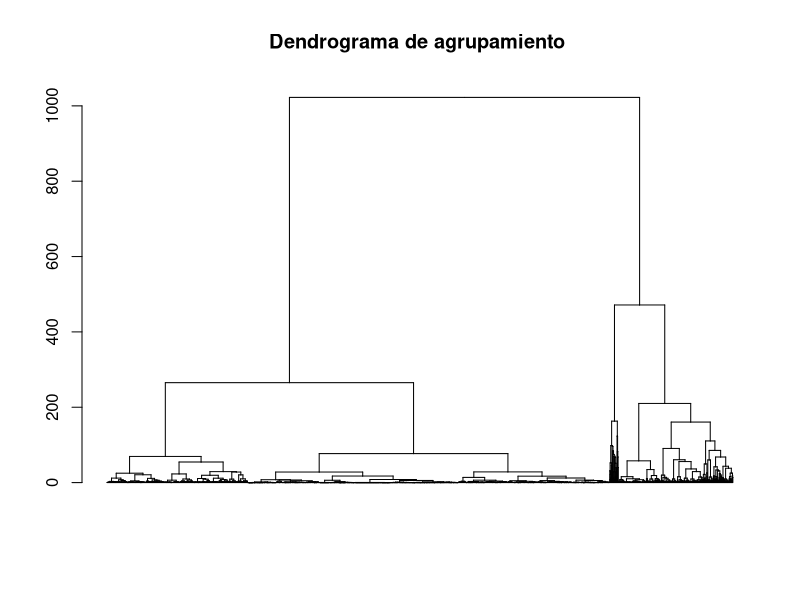
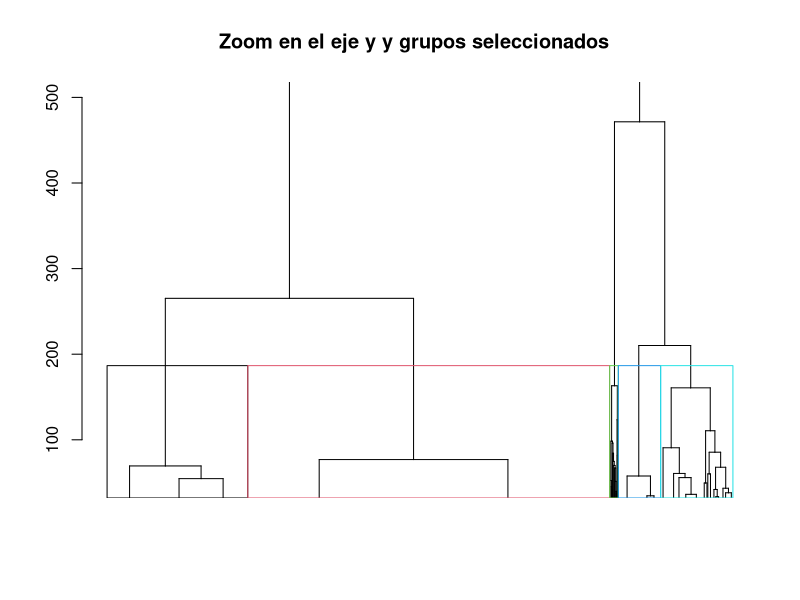
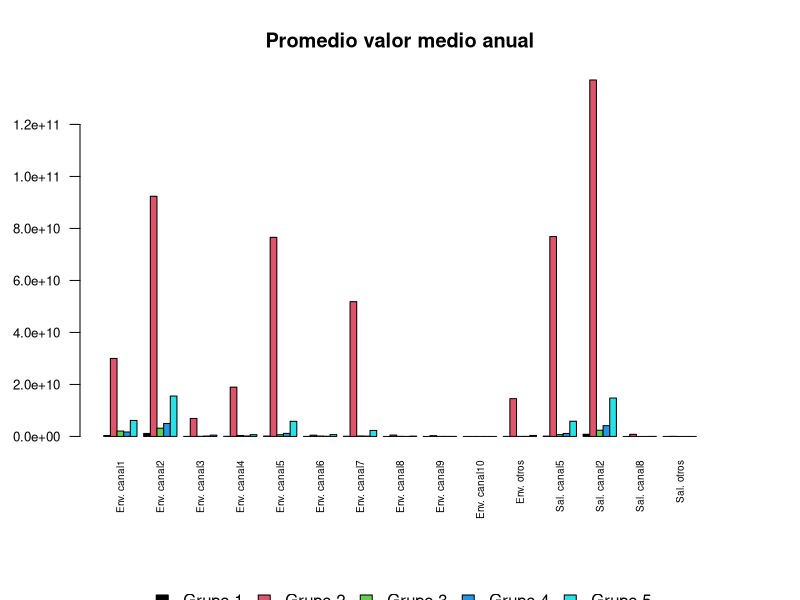
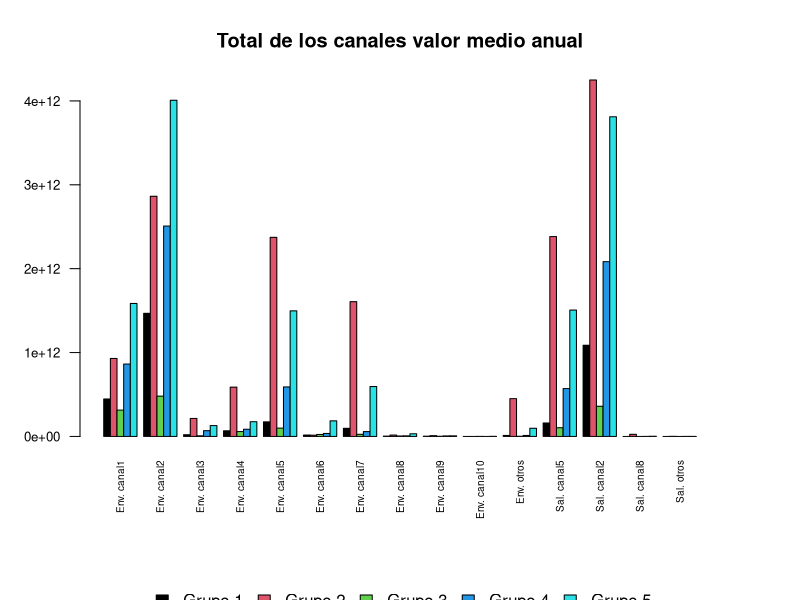
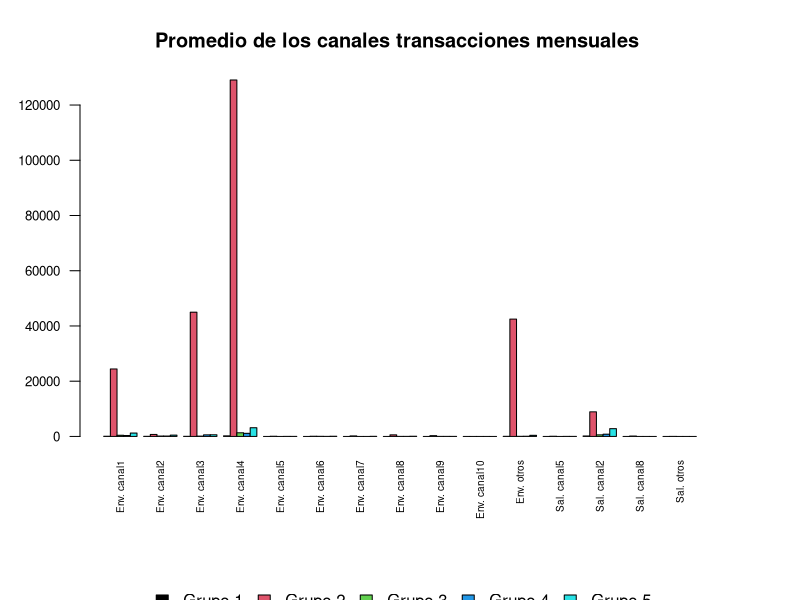
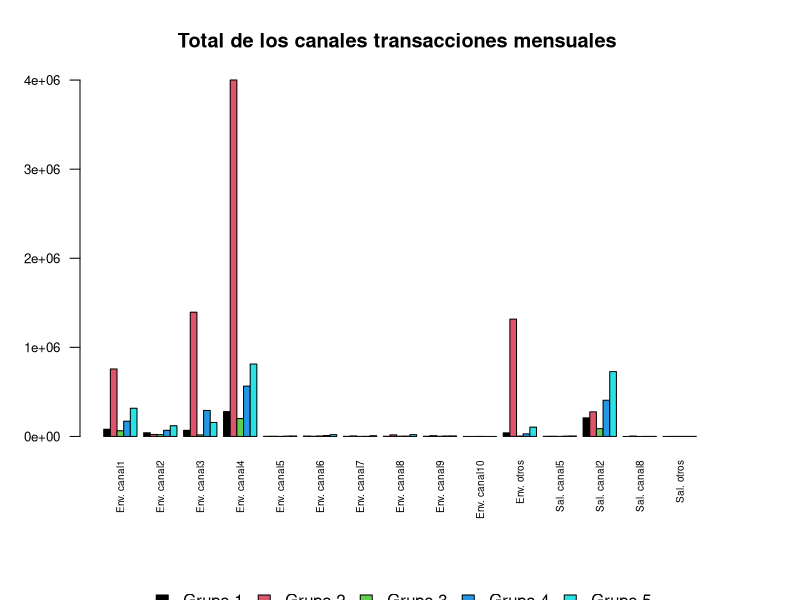
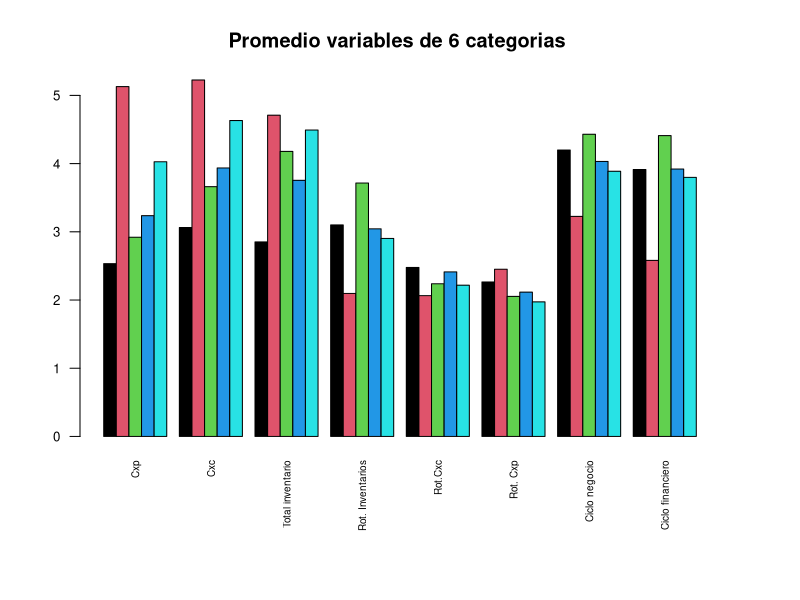
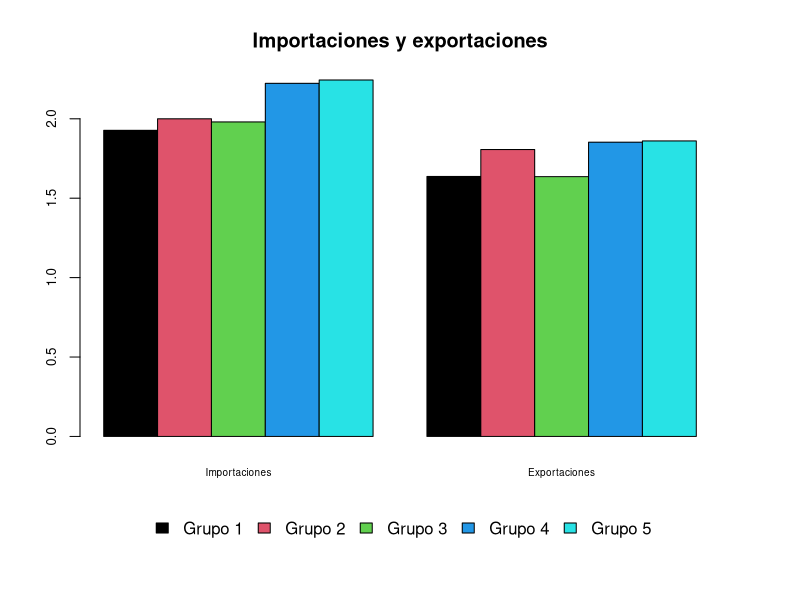

These charts were generated, in order, by the following R code:
## ---- chunk 1
library(scales)
library(kableExtra)
library(dplyr)
library(ape)
library(ggplot2)

# Este trabajo requiere llevar a cabo un ejercicio de segmentación para una base de datos simulada que contiene información de clientes corporativos de una empresa cuyos clientes son empresas.
# 
# El trabajo de agrupamiento debe considerar dos tipos de variables:
# 
# * De comportamiento de los clientes en los diferentes canales y productos de la empresa 
# 
# * De estados financieros de los clientes 
# 
# $La\quad variable\quad nit\quad identifica\quad a\quad cada\quad cliente$
# 
# Se debe proponer una segmentación que le permita a la empresa entender mejor a sus clientes, identificar patrones de uso de productos y canales y su relación con los estados financieros

## ---- chunk 2
datos <-read.csv('base_trabajo_segmentacion.csv',header = TRUE, sep = ";")
## ---- chunk 3
# | De comportamiento de los clientes canales y productos de la empresa|
# |:-------------------------------------------------------------------|
# |en: entrada                                                         |
# |vm: valor medio anual                                               |
# |tx: transacciones mensuales promedio                                |
# |sal: salida                                                         |
# 
# 
# |De estados financieros de los clientes |
# |:------------------------------------- |
# |impo_cv: [importaciones]/[compras] categorizadas|
# |expo_vt: [exportaciones]/[ventas] categorizadas|
# |cxp: [cuentas por pagar] categorizada con seis niveles|
# |cxc: [cuentas por cobrar] categorizada con seis niveles|
# |totalinventory: [valor de inventarios] categorizada con seis niveles|
# |pagos_pj: [pagos hechos a personas jurídicas]/[pagos totales]|
# |pagos_pn: [pagos hechos a personas naturales]/[pagos totales]|
# |tiene_ventas_fisicas: la empresa tiene puntos de venta físicos (1:Si, 0:No)|
# |tiene_ventas_electronicas: la empresa tiene ventas electrónicas (1:Si, 0:No)|
# |recaudos_pj: [recaudos provenientes de personas jurídicas]/[recaudos totales]|
# |recaudos_pn: [recaudos provenientes de personas naturales]/[recaudos totales]|
# |rotacion_inventarios: [rotación de inventarios en días] categorizada con seis nivel|
# |rotacion_cxc: [rotación de cuentas por pagar en días] categorizada con seis niveles
# |rotacion_cxp: [rotación de cuentas por cobrar en días] categorizada con seis nivele|
# |ciclo_negocio: [ciclo de negocio en días] categorizada con seis niveles    |
# |ciclo_financiero: [ciclo financiero en días] categorizada con seis niveles|
## ---- chunk 4
datos_num <- datos[,c(2:31)]
datos_cat<- datos[,c(32:47)]
## ---- chunk 5
canales_entrada_salida_tx<-datos_num %>% select(matches("._tx_."))
canales_entrada_salida_vm<-datos_num %>% select(matches("._vm_."))
## ---- chunk 6
#kbl(summary(canales_entrada_salida_tx[,c(1:5)])) %>% kable_styling()
## ---- chunk 7
#kbl(summary(canales_entrada_salida_tx[,c(6:10)])) %>% kable_styling()
## ---- chunk 8
#kbl(summary(canales_entrada_salida_tx[,c(11:15)])) %>% kable_styling()
## ---- chunk 9
#medias_num_tx<- colMeans(canales_entrada_salida_tx[sapply(canales_entrada_salida_tx, is.numeric)])
#barplot(medias_num_tx,las=2,cex.axis=0.8,cex.names=0.6, main = "Medias de canales entrada y salida para transacciones mensuales promedio")
## ---- chunk 10
#kbl(summary(canales_entrada_salida_vm[,c(1:5)])) %>% kable_styling()
## ---- chunk 11
#kbl(summary(canales_entrada_salida_vm[,c(6:10)])) %>% kable_styling()
## ---- chunk 12
#kbl(summary(canales_entrada_salida_vm[,c(11:15)])) %>% kable_styling()
## ---- chunk 13
#medias_num_vm<- colMeans(canales_entrada_salida_vm[sapply(canales_entrada_salida_vm, is.numeric)])
#barplot(medias_num_vm,las=2,cex.axis=0.8,cex.names=0.6, main = "Medias de canales entrada y salida valor medio")
## ---- chunk 14
datos_num_scaled <- scale(datos_num,center = TRUE, scale = TRUE)
datos_cat_scaled <- scale(datos_cat,center = TRUE, scale = TRUE)
## ---- chunk 15
D_cat <- dist(datos_cat,method="binary",diag=TRUE)
D_num <- dist(datos_num_scaled,diag=TRUE)
D_Tot <- D_cat + D_num
## ---- chunk 16
hc_euclidea_complete <- hclust(d = D_Tot, method = "complete")
hc_euclidea_average  <- hclust(d = D_Tot , method = "average")
hc_euclidea_single  <- hclust(d = D_Tot , method = "single")
hc_euclidea_ward.D  <- hclust(d = D_Tot , method = "ward.D")
hc_euclidea_centroid  <- hclust(d =D_Tot , method = "centroid")
## ---- chunk 17

grupos_complete <-     table(cutree(hc_euclidea_complete,k=10))
grupos_average  <-    table(cutree(hc_euclidea_average ,k=10))
grupos_single  <-    table(cutree(hc_euclidea_single  ,k=10))
grupos_ward.D  <-    table(cutree(hc_euclidea_ward.D,k=10))
grupos_centroid  <-    table(cutree(hc_euclidea_centroid,k=10))

## ---- chunk 18
kbl(cbind(grupos_complete,grupos_average,
          grupos_single,grupos_ward.D,
          grupos_centroid), col.names = c("Grupos Complete", "Grupos Average",
                                          "Grupos Single", "Grupos Ward","Grupos Centroid"),
    caption = "Distribución de los primeros 10 grupos") %>% kable_styling()
## ---- chunk 19
cluster_jerar <- hclust(D_Tot,method = "ward.D") 
## ---- chunk 20
hcd <- as.dendrogram(cluster_jerar)
plot(hcd, cex = 0.6, leaflab = "none",main = "Dendrograma de agrupamiento ")
## ---- chunk 21
plot(hcd, ylim = c(50, 500),leaflab = "none",main = "Zoom en el eje y y grupos seleccionados  ")
rect.hclust(cluster_jerar, k = 5, border = 1:5)
## ---- chunk 22
grupos_selec<- table(cutree(cluster_jerar,k=5))
kbl(grupos_selec,caption = "Numero de muestras por grupo",col.names=c("Numeros de grupos","Cantidad de muestras")) %>% kable_styling()
## ---- chunk 23

#Todas las funciones reciben los parametros de :

#Num_group = Numero de grupos
#operative = Tipo de operacion que se aplica a cada columna 
#nombre_grafica = Nombre del titulo de la grafica 

# la funcion toma los parametros y aplica la funcion a cada colmna por grupos y enrtega barplot de la operacion segmentada por grupos y columna 
# todas las funciones se generan de la misma forma , cambiando el tipo de variable permitiendo aplicar diferentes funciones a distintos grupos 

grafica_grupos_num_vm<-function(Num_group,operative,nombre_grafica="Grafica valor medio anual"){
  
  etiqueta_grupo<- cutree(cluster_jerar,k=Num_group)
  
  group_function<- aggregate(cbind(en_vm_canal1,en_vm_canal2 ,en_vm_canal3,
                              en_vm_canal4,en_vm_canal5,en_vm_canal6,
                              en_vm_canal7,en_vm_canal8,en_vm_canal9,
                              en_vm_canal10,en_vm_otros ,sal_vm_canal5,
                              sal_vm_canal2, sal_vm_canal8,sal_vm_otros)~etiqueta_grupo,
                        data=datos,FUN=operative)
  
  df_group_function<-data.frame(t(group_function[-1]))
    
  names = c("Env. canal1","Env. canal2" ,"Env. canal3",
                              "Env. canal4","Env. canal5","Env. canal6",
                              "Env. canal7","Env. canal8","Env. canal9",
                             " Env. canal10","Env. otros" ,"Sal. canal5",
                              "Sal. canal2", "Sal. canal8","Sal. otros")
  par(mar=c(8,4,4,4))
  
  return(barplot(t(as.matrix(df_group_function)),
                 names.arg=names[1:15],las=2,cex.axis=0.8,cex.names=0.6,
                 col = 1:Num_group,
                 legend = paste("Grupo", 1:Num_group),
                 args.legend = list(bty = "n", x= "bottom", inset = -0.5, ncol = 5),
                 beside=TRUE, main =  nombre_grafica))
         
}
## ---- chunk 24
grafica_grupos_num_tx<-function(Num_group,operative,nombre_grafica="Grafica transacciones mensuales"){
  
  etiqueta_grupo<- cutree(cluster_jerar,k=Num_group)
  
  group_function<- aggregate(cbind(en_tx_canal1, en_tx_canal2,en_tx_canal3,en_tx_canal4,
                              en_tx_canal5 , en_tx_canal6,en_tx_canal7,en_tx_canal8,
                              en_tx_canal9,en_tx_canal10,en_tx_otros,
                              sal_tx_canal5,sal_tx_canal2,
                              sal_tx_canal8,sal_tx_otros)~etiqueta_grupo,
                        data = datos, FUN = operative)
  
  df_group_function<-data.frame(t(group_function[-1]))
    
  names = c("Env. canal1","Env. canal2" ,"Env. canal3",
                              "Env. canal4","Env. canal5","Env. canal6",
                              "Env. canal7","Env. canal8","Env. canal9",
                             " Env. canal10","Env. otros" ,"Sal. canal5",
                              "Sal. canal2", "Sal. canal8","Sal. otros")
  par(mar=c(8,4,4,4))
  
  return(barplot(t(as.matrix(df_group_function)),
                 names.arg=names[1:15],las=2,cex.axis=0.8,cex.names=0.6,
                 col = 1:Num_group,
                 legend = paste("Grupo", 1:Num_group),
                 args.legend = list(bty = "n", x = "bottom", inset = -0.5, ncol = 5),
                 beside = TRUE, main = nombre_grafica))
         
}
## ---- chunk 25
grafica_grupos_cat_impo_expo<-function(Num_group, operative, nombre_grafica = "Importaciones y exportaciones"){
  
  etiqueta_grupo<- cutree(cluster_jerar,k=Num_group)
  
  group_function<- aggregate(cbind(impo_cv,expo_vt)~etiqueta_grupo,
                        data = datos, FUN = operative)
  
  df_group_function<-data.frame(t(group_function[-1]))
  
  names = c("Importaciones","Exportaciones")
  par(mar=c(8,4,4,4))
  return(barplot(t(as.matrix(df_group_function)),
                 names.arg=names[1:2],cex.axis=0.8,cex.names=0.6,
                 col = 1:Num_group,
                 legend = (paste("Grupo", 1:Num_group)),
                 args.legend = list(bty = "n", x="bottom" , inset = -0.3, ncol = 5),
                 beside = TRUE, main = nombre_grafica))
         
}
## ---- chunk 26
grafica_grupos_cat_6<-function(Num_group, operative, nombre_grafica = "categorias 6 niveles "){
  
  etiqueta_grupo<- cutree(cluster_jerar,k=Num_group)
  
  group_function<- aggregate(cbind(cxp,cxc,totalinventory,
                              rotacion_inventarios,rotacion_cxc,
                              rotacion_cxp, ciclo_negocio,ciclo_financiero)~etiqueta_grupo,
                        data = datos, FUN = operative)
  
  df_group_function<-data.frame(t(group_function[-1]))
  
  names = c("Cxp","Cxc","Total inventario",
                              "Rot. Inventarios","Rot.Cxc",
                              "Rot. Cxp", "Ciclo negocio","Ciclo financiero")
  par(mar=c(8,4,4,4))
  return(barplot(t(as.matrix(df_group_function)),
                 names.arg=names[1:8],las=2,cex.axis=0.8,cex.names=0.6,
                 col = 1:Num_group,
                 legend = (paste("Grupo", 1:Num_group)),
                 args.legend = list(bty = "n", x="bottom" , inset = -0.6, ncol = 5),
                 beside = TRUE, main = nombre_grafica))
         
}
## ---- chunk 27
grafica_grupos_cat_pagos_J_N<-function(Num_group, operative, nombre_grafica = "Pagos personas juridicas y naturales"){
  
  etiqueta_grupo<- cutree(cluster_jerar,k=Num_group)
  
  group_function<- aggregate(cbind(pagos_pj,pagos_pn)~etiqueta_grupo,
                        data = datos, FUN = operative)
  
  df_group_function<-data.frame(t(group_function[-1]))
  
  names = c("PP Juridica","PP Natural")
  par(mar=c(8,4,4,4))
  return(barplot(t(as.matrix(df_group_function)),
                 names.arg=names[1:2],cex.axis=0.8,cex.names=0.6,
                 col = 1:Num_group,
                 legend = (paste("Grupo", 1:Num_group)),
                 args.legend = list(bty = "n", x="bottom" , inset = -0.3, ncol = 5),
                 beside = TRUE, main = nombre_grafica))
         
}
## ---- chunk 28
grafica_grupos_cat_recaudos_J_N<-function(Num_group, operative, nombre_grafica = "Recaudos personas juridicas y naturales"){
  
  etiqueta_grupo<- cutree(cluster_jerar,k=Num_group)
  
  group_function<- aggregate(cbind(recaudos_pj,recaudos_pn)~etiqueta_grupo,
                        data = datos, FUN = operative)
  
  df_group_function<-data.frame(t(group_function[-1]))
  
  names = c("RP Juridica","RP Natural")
  par(mar=c(8,4,4,4))
  return(barplot(t(as.matrix(df_group_function)),
                 names.arg=names[1:2],cex.axis=0.8,cex.names=0.6,
                 col = 1:Num_group,
                 legend = (paste("Grupo", 1:Num_group)),
                 args.legend = list(bty = "n", x="bottom" , inset = -0.3, ncol = 5),
                 beside = TRUE, main = nombre_grafica))
         
}
## ---- chunk 29
grafica_grupos_cat_ventas_F_E<-function(Num_group, operative, nombre_grafica = "Ventas fisicas y electronicas"){
  
  etiqueta_grupo<- cutree(cluster_jerar,k=Num_group)
  
  group_function<- aggregate(cbind(tiene_ventas_fisicas,tiene_ventas_electronicas)~etiqueta_grupo,
                        data = datos, FUN = operative)
  
  df_group_function<-data.frame(t(group_function[-1]))
  
  names = c("Tiene V. Fisicas","Tiene V. Electronicas")
  par(mar=c(8,4,4,4))
  return(barplot(t(as.matrix(df_group_function)),
                 names.arg=names[1:2],cex.axis=0.8,cex.names=0.6,
                 col = 1:Num_group,
                 legend = (paste("Grupo", 1:Num_group)),
                 args.legend = list(bty = "n", x="bottom" , inset = -0.3, ncol = 5),
                 beside = TRUE, main = nombre_grafica))
         
}
## ---- chunk 30
grafica_grupos_num_vm(5,mean,"Promedio valor medio anual")
## ---- chunk 31
grafica_grupos_num_vm(5,sum,"Total de los canales valor medio anual")
## ---- chunk 32
grafica_grupos_num_tx(5,mean,"Promedio de los canales transacciones mensuales ")
## ---- chunk 33
grafica_grupos_num_tx(5,sum,"Total de los canales transacciones mensuales ")
## ---- chunk 34
grafica_grupos_cat_6(5,mean,"Promedio variables de 6 categorias ")
## ---- chunk 35
grafica_grupos_cat_impo_expo(5,mean)
## ---- chunk 36
grafica_grupos_cat_ventas_F_E(5,mean)
## ---- chunk 37
grafica_grupos_cat_recaudos_J_N(5,sum,"Total de los recaudos a personas juridicas y naturales")
## ---- chunk 38
grafica_grupos_cat_pagos_J_N(5,sum,"Total de los pagos a personas juridicas y naturales")
## ---- chunk 39
etiqueta_grupo<- cutree(cluster_jerar,k=5)
grupo_I <- datos[etiqueta_grupo==1,]
grupo_II <- datos[etiqueta_grupo==2,]
grupo_III <- datos[etiqueta_grupo==3,]
grupo_IV <- datos[etiqueta_grupo==4,]
grupo_V <- datos[etiqueta_grupo==5,]
## ---- chunk 40
# write.csv(grupo_I,"clasicos.csv", row.names = FALSE)
# write.csv(grupo_II,"viejos_aliados.csv", row.names = FALSE)
# write.csv(grupo_III,"productores_vieja_escuela.csv", row.names = FALSE)
# write.csv(grupo_IV,"aventureros.csv", row.names = FALSE)
# write.csv(grupo_V,"trotam.csv", row.names = FALSE)
